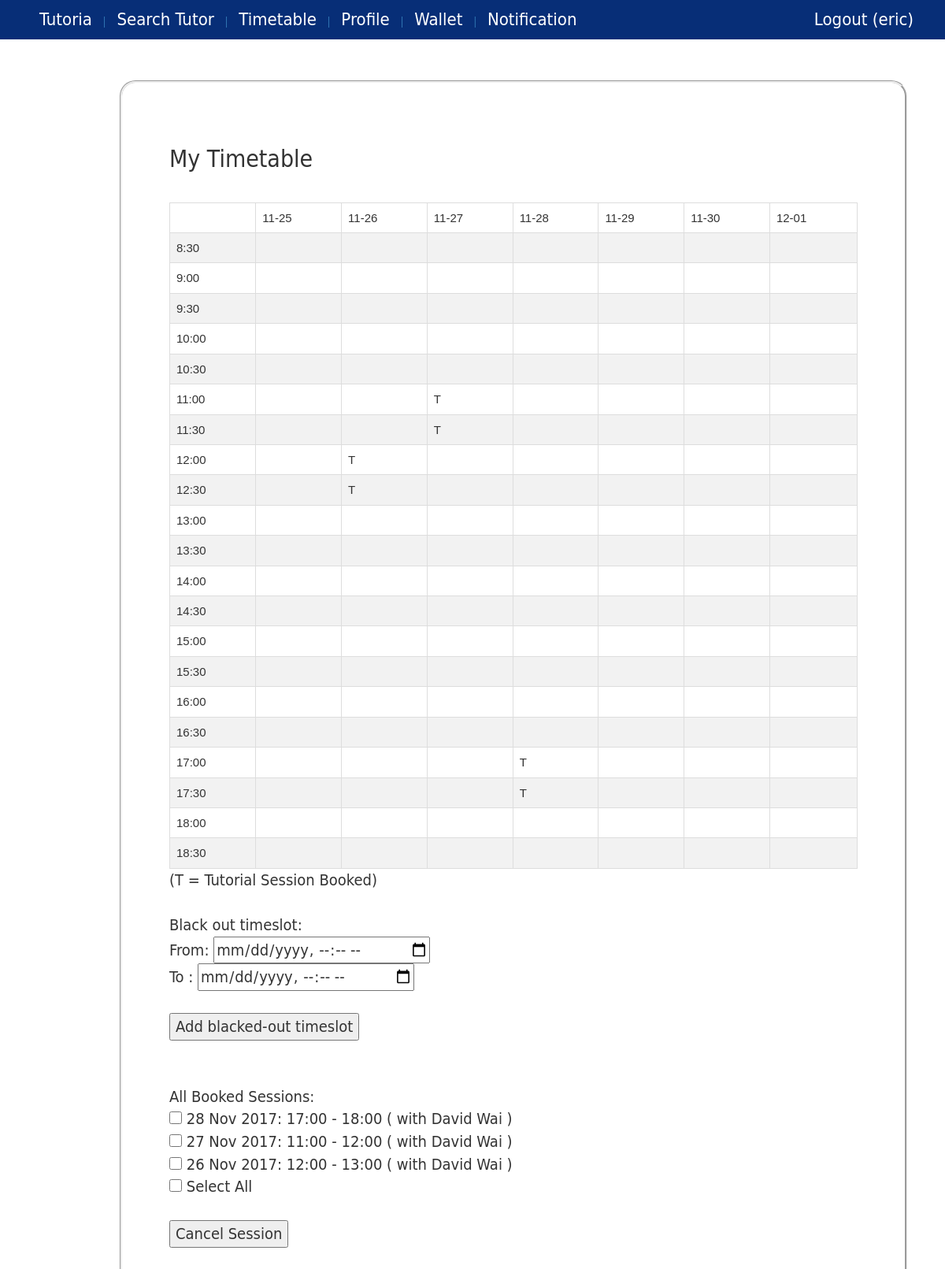
Page /timetable/ (signed in) on the committed database.
### core/models.py (models this page shows, shortened)
class Session(models.Model):
    student = models.ForeignKey(Student, on_delete=models.CASCADE, blank=True, null=True)
    tutor = models.ForeignKey(Tutor, on_delete=models.CASCADE)
    booking_date = models.DateTimeField(blank=True, null=True)
    start_date = models.DateTimeField()
    end_date = models.DateTimeField()
    status = models.CharField(max_length=10,blank=True,null=True) # possible value: booked, cancelled, locked, ended
    isCouponUsed = models.BooleanField(default=False)
    isBlackedout = models.BooleanField(default=False)
    @property
    def getStartTimeStr(self):
        local_timezone = timezone(settings.TIME_ZONE)
        return self.start_date.astimezone(local_timezone).strftime('%H:%M')
    @property
    def getEndTimeStr(self):
        local_timezone = timezone(settings.TIME_ZONE)
        return self.end_date.astimezone(local_timezone).strftime('%H:%M')
    @property
    def getBookedDateStr(self):
        local_timezone = timezone(settings.TIME_ZONE)
        return self.start_date.astimezone(local_timezone).strftime('%e %b %Y')

class Tutor(models.Model):
    profile = models.OneToOneField(Profile, on_delete=models.CASCADE)
    tutor_type =  models.ForeignKey(TutorType, blank=True, null=True )
    hourly_rate = models.DecimalField(max_digits=10, decimal_places=2, default=Decimal(0.0))
    tag = models.ManyToManyField(Tag, blank=True)
    university = models.ForeignKey(University, blank=True,null=True)
    course = models.ManyToManyField(Course, blank=True)
    bio = models.CharField(max_length=500, blank=True,null=True)
    isHideProfile = models.BooleanField(default=False)

class Profile(models.Model):
    user = models.OneToOneField(User, on_delete=models.CASCADE)
    phone = models.CharField(max_length=20)
    user_type =  models.ForeignKey(UserType)
    image = models.ImageField(upload_to='profile_image',blank=True)
    wallet = models.OneToOneField(Wallet)
    @property
    def isStudent(self):
        return self.user_type.user_type=="student" or self.user_type.user_type=="both"
    @property
    def isTutor(self):
        return self.user_type.user_type=="tutor" or self.user_type.user_type=="both"
    @property
    def getUserFullName(self):
        user=self.user
        fname=""
        if user.first_name != None:
            fname += user.first_name
        if user.first_name != None and user.last_name != None:
            fname += " " + user.last_name
        elif user.last_name != None:
            fname += user.last_name
        return fname
    @property
    def hasNotification(self):
        return len(Notification.objects.filter(profile=self,checked=False))>0

### core/views.py (the view, shortened to what this page needs)
# urls.py: url(r'^timetable/$', views.viewTimetable, name='view_timetable'),
@login_required
def viewTimetable(request):
    if request.user.username =="admin":
        request.session['title'] = "Restricted Access"
        request.session['message'] = "You are logged-in as admin."
        return HttpResponseRedirect(reverse('message'))
    context={}
    msg = ""
    row_list = generateProfileTimetable1(request.user.profile)
    context['row_list']=zip(*row_list)
    if request.user.profile.isTutor:
        row_list = generateProfileTimetable2(request.user.profile)
        context['row_list2']=zip(*row_list)
    user_profile = request.user.profile
    context['profile']=user_profile
    current = getCurrentDatetime()
    nextweek = current + timedelta(days=7)
    next2week = current + timedelta(days=14)
    if user_profile.isStudent :
        s = Session.objects.filter(student=user_profile.student).filter(isBlackedout=False).exclude(status="ended").exclude(status="cancelled").filter(end_date__lte=nextweek).order_by('-start_date')
        context['student_session_list'] = s
    return render(request, 'timetable.html', context)

### core/utility.py (called while the page is built, shortened)
def getCurrentDatetime():
    local_timezone = timezone(settings.TIME_ZONE)
    return datetime.now().astimezone(local_timezone)

def generateTimetableSymbol(date_start, date_end, profile):
    result = ""
    if profile.isStudent:
        session_list = Session.objects.filter(student=profile.student).filter(isBlackedout=False).exclude(status="cancelled").exclude(end_date__lte=date_start).exclude(start_date__gte=date_end)
        if len(session_list)>0:
            result+="T " # tutorial session booked
    return result

### core/templates/timetable.html (shortened to what this page needs)
{% extends 'base.html' %}
{% block content %}
    <h2>My Timetable</h2><br/>
    <table class="timetable">
        {% for row in row_list %}
            <tr>
                {% for cell in row %}
                        <td>{{cell}}</td>
                {% endfor %}
            </tr>
        {% endfor %}
    </table>
    {% if user.profile.isStudent and not user.profile.isTutor %}
        (T = Tutorial Session Booked)
    {% elif not user.profile.isStudent and user.profile.isTutor%}
        (S = Tutoria appointment, B = Blacked-out timeslot)
    {% else %}
        (T = Tutorial Session Booked, S = Tutoria appointment, B = Blacked-out timeslot)
    {% endif %}
    <br/><br/>
    Black out timeslot:
    <form action="{% url 'view_timetable' %}" method="post">
        <div id="timeslot_picker_group">
            From: <input type="datetime-local" name="blackOutStartDatetime"><br/>
            To  : <input type="datetime-local" name="blackOutEndDatetime"><br/>
        </div>
        <br/>
        <input type="submit" value="Add blacked-out timeslot" />
    </form>
    <br/><br/>
    {% if user.profile.isStudent %}
        {% if not student_session_list %}
            <p>You don't have any tutorial session yet.</p>
        {% else %}
            All Booked Sessions:<br/>
            <form action="{% url 'view_timetable' %}" method="post">
                {% for s in student_session_list %}
                    <input type="checkbox" name="session_id" value="{{s.id}}" class="checkbox_group"/> {{s.getBookedDateStr}}:
                    {{s.getStartTimeStr}} - {{s.getEndTimeStr}}
                    ( with {{s.tutor.profile.getUserFullName}} )<br/>
                {% endfor %}
                <input type="checkbox" id="select_all" onclick="selectAll()" class="checkbox_group"/> Select All
                <br/><br/>
                <input type="submit" value="Cancel Session" onclick="return confirmCancelSession()">
            </form>
        {% endif %}
        <br/><br/>
    {% endif %}
    <br/>
{% endblock %}

### core/templates/base.html (shortened to what this page needs)
{% load static %}
<!DOCTYPE html>
<html>
<head>
    <link rel="stylesheet" href="{% static 'css/base.css' %}">
    <link rel="stylesheet" href="https://maxcdn.bootstrapcdn.com/bootstrap/3.3.7/css/bootstrap.min.css">
</head>
<body>
    <div id="wrapper">
        <header>
            <nav id="navigation">
                <ul>
                    <a href="{% url 'homepage' %}">
                        <li>Tutoria</li>
                    </a>
                    {% ifnotequal user.username "admin" %}
                        {% if user.is_authenticated %}
                            <a href="{% url 'search_tutor' %}">
                                | <li>Search Tutor</li>
                            </a>
                            <a href="{% url 'view_timetable' %}">
                                | <li>Timetable</li>
                            </a>
                            <a href="{% url 'edit_profile' %}">
                                | <li>Profile</li>
                            </a>
                            <a href="{% url 'view_wallet' %}">
                                | <li>Wallet</li>
                            </a>
                            <a href="{% url 'view_notification' %}">
                                {%if user.profile.hasNotification %}
                                    | <li>Notification({{user.profile.getNotificationNum}})</li>
                                {% else %}
                                    | <li>Notification</li>
                                {% endif %}
                            </a>
                            <a href="{% url 'logout' %}" id="logoutButton" class="pull-right">
                                <li>Logout ({{ user.username }}) </li>
                            </a>
                        {% endif %}
                    {% endifnotequal %}
                </ul>
            </nav>
        </header>
        <div id="main">
            <article>
                <section class="box">
                    {% block content %} {% endblock %}
        </div>
    </div>
</body>
</html>

### core/static/css/base.css (style rules this page uses)
* { margin:0 auto; padding:0 auto; }
html,body { height:100%; }
#wrapper { min-height:100%; position:relative; }
a:link { text-decoration: none; }
nav#navigation { position: fixed; border-radius:10px; top:0; left:0; right:0; width: 100%; height: 50px; background-color:rgba(255,255,255,0.2); z-index: 1; }
nav#navigation ul { box-sizing:border-box; list-style:none; height:50px; padding-bottom:5px; background-color:rgb(7, 46, 119); top:5px; }
nav#navigation ul li { box-sizing:border-box; font-family:"Gill Sans", "Gill Sans MT", "Myriad Pro", "DejaVu Sans Condensed", Helvetica, Arial, sans-serif; font-size:22px; font-weight:300; display:inline; border-radius:10px; color:rgb(255, 255, 255); position:relative; line-height:50px; padding-left:10px; padding-right:10px; }
#main { padding-top:50px; padding-bottom:50px; }
.box { overflow: hidden; font-size:20px; font-family:"Gill Sans", "Gill Sans MT", "Myriad Pro", "DejaVu Sans Condensed", Helvetica, Arial, sans-serif; box-sizing:border-box; width:1000px; padding:60px; border:groove; border-radius:20px; margin:2px; position:relative; top:50px; left:150px; }
#logoutButton, #logoutButton, #signupButton { padding-right: 30px; }

### core/templates/timetable.html (style rules this page uses)
.checkbox_group { width: 16px; height: 16px; }
.timetable { font-family: "Trebuchet MS", Arial, Helvetica, sans-serif; border-collapse: collapse; width: 100%; font-size: 15px; }
.timetable td, .timetable th { border: 1px solid #ddd; padding: 8px; }
.timetable tr:nth-child(even) { background-color: #f2f2f2; }

### rows in the picture
Session: getBookedDateStr "28 Nov 2017", getStartTimeStr "17:00", getEndTimeStr "18:00", tutor.profile.getUserFullName "David Wai"
Session: getBookedDateStr "27 Nov 2017", getStartTimeStr "11:00", getEndTimeStr "12:00", tutor.profile.getUserFullName "David Wai"
Session: getBookedDateStr "26 Nov 2017", getStartTimeStr "12:00", getEndTimeStr "13:00", tutor.profile.getUserFullName "David Wai"

### other values in the picture
{{ user.username }} "eric"
{{ cell }} "11-25" "11-26" "11-27" "11-28" "11-29" "11-30" "12-01" "8:30" "9:00" "9:30" "10:00" "10:30" "11:00" "T" "11:30" "T" "12:00" "T" "12:30" "T" "13:00" "13:30" "14:00" "14:30" "15:00" "15:30" "16:00" "16:30" "17:00" "T" "17:30" "T" "18:00" "18:30"
